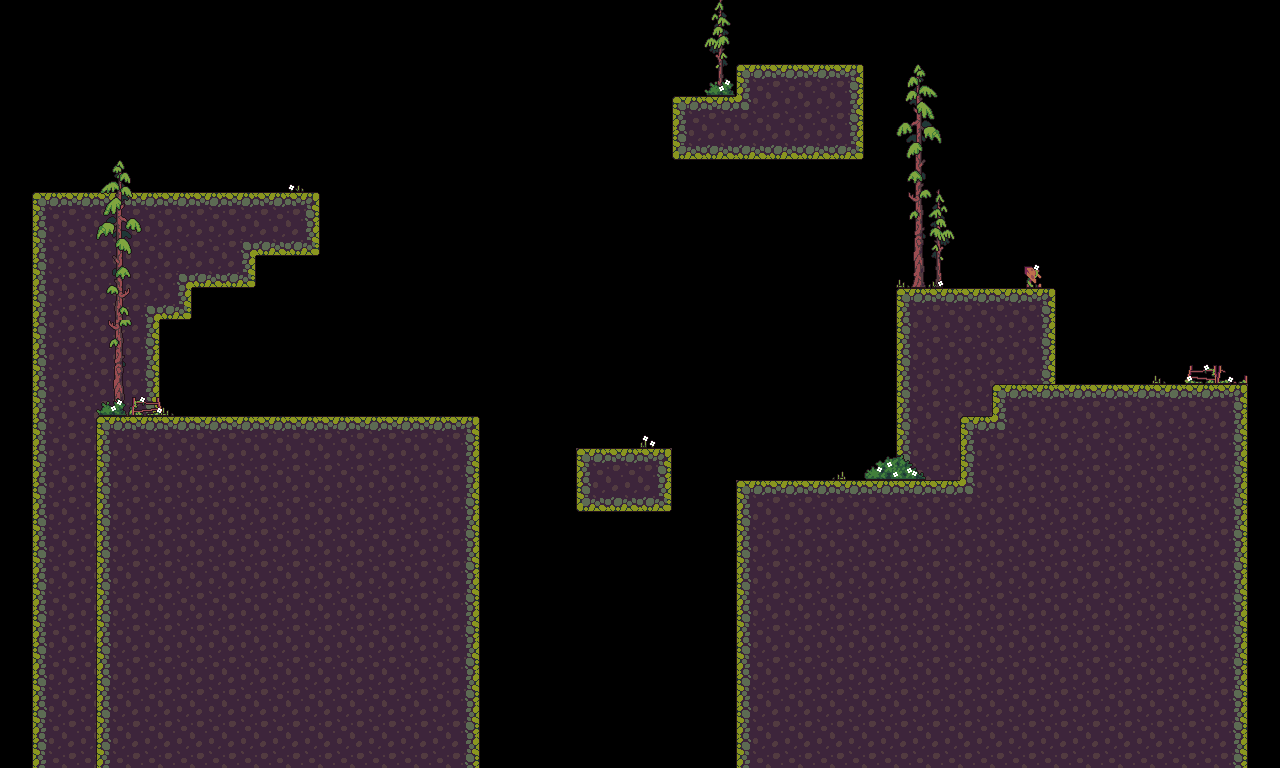

This game map was drawn from its Tiled (.tmx) file and the tilesets committed beside it. A one-line description and the trimmed map source follow:
An orthogonal 40x24 tile map with 32x32 px tiles, 5 tile layers (dirt, ground, platform1, tree decor, ...), 12 tilesets.

<map version="1.10" tiledversion="1.11.2" orientation="orthogonal" renderorder="right-down" width="40" height="24" tilewidth="32" tileheight="32" infinite="0" nextlayerid="14" nextobjectid="1">
 <tileset firstgid="1" source="Tileset.tsx" />
 <tileset firstgid="61" source="pinetree.tsx" />
 <tileset firstgid="62" source="pinetree1.tsx" />
 <tileset firstgid="69" source="fence1.tsx" />
 <tileset firstgid="70" source="grass2.tsx" />
 <tileset firstgid="71" source="grass1.tsx" />
 <tileset firstgid="72" source="pointer.tsx" />
 <tileset firstgid="73" source="pinetree2.tsx" />
 <tileset firstgid="74" source="grass3.tsx" />
 <tileset firstgid="75" source="fence2.tsx" />
 <tileset firstgid="76" source="bush.tsx" />
 <tileset firstgid="77" source="bush2.tsx" />
 <layer id="8" name="dirt" width="40" height="24">
  <data>[960 cells, 383 non-empty, 9 distinct tile ids]</data>
 </layer>
 <layer id="10" name="ground" width="40" height="24">
  <data>[960 cells, 52 non-empty, 4 distinct tile ids]</data>
 </layer>
 <layer id="11" name="platform1" width="40" height="24">
  <data>[960 cells, 15 non-empty, 7 distinct tile ids]</data>
 </layer>
 <layer id="13" name="tree decor" width="40" height="24">
  <data>[960 cells, 2 non-empty, 1 distinct tile ids]</data>
 </layer>
 <layer id="12" name="decor" width="40" height="24">
  <data>[960 cells, 14 non-empty, 8 distinct tile ids]</data>
 </layer>
</map>
